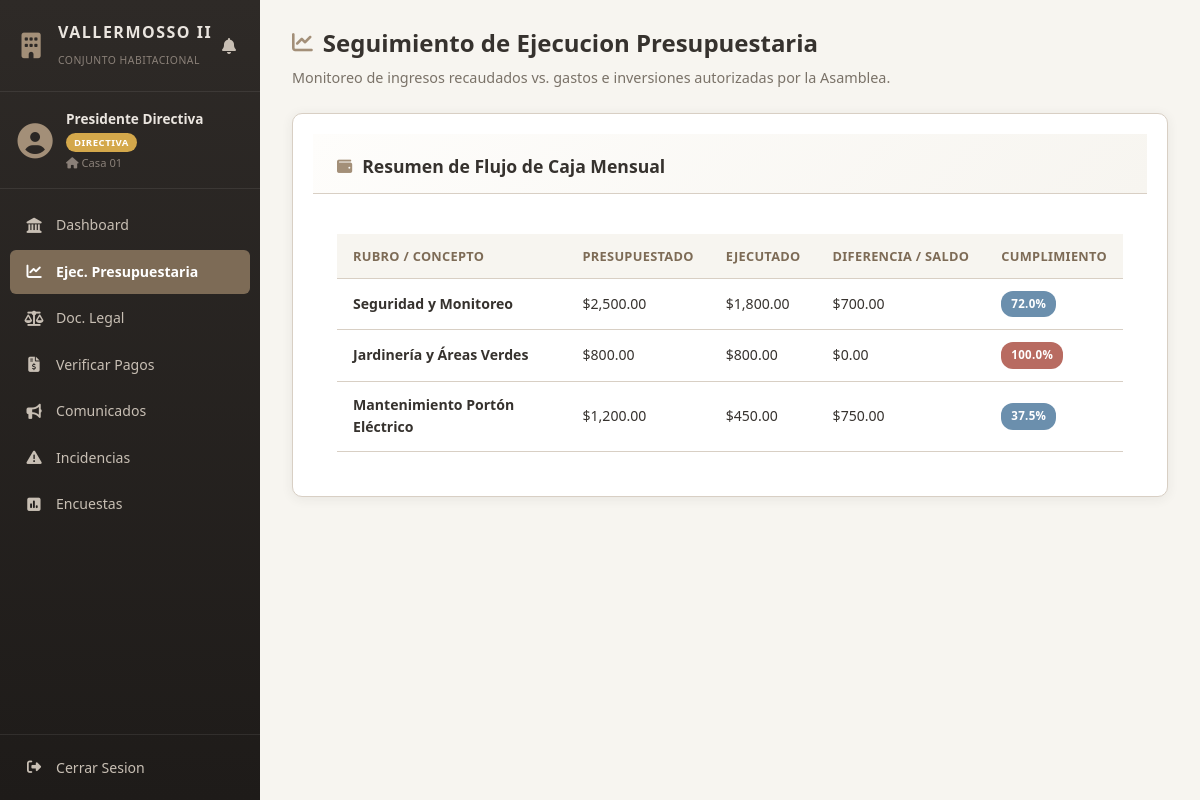
The page /views/directiva/ejecucion_presupuestaria.php (signed in) on the database its author committed.
### tables this page shows
CREATE TABLE `presupuesto` (
  `id_presupuesto` int(11) NOT NULL,
  `rubro` varchar(150) NOT NULL,
  `monto_asignado` decimal(10,2) NOT NULL,
  `monto_ejecutado` decimal(10,2) DEFAULT 0.00,
  `periodo` varchar(20) NOT NULL DEFAULT '2026'
);

### config/db.php (called while the page is built, shortened)
<?php
class Database {
    private static $host = 'localhost';
    private static $db_name = 'vallermosso2_db';
    private static $username = 'root';
    private static $password = '';
    private static $conn = null;
    public static function obtenerConexion() {
        if (self::$conn === null) {
            try {
                self::$conn = new PDO(
                    "mysql:host=" . self::$host . ";dbname=" . self::$db_name . ";charset=utf8mb4",
                    self::$username,
                    self::$password,
                    [
                        PDO::ATTR_ERRMODE => PDO::ERRMODE_EXCEPTION,
                        PDO::ATTR_DEFAULT_FETCH_MODE => PDO::FETCH_ASSOC
                    ]
                );
            } catch (PDOException $e) {
                die("Error de conexión a la base de datos: " . $e->getMessage());
            }
        }
        return self::$conn;
    }
}

### models/Presupuesto.php (called while the page is built)
<?php
require_once __DIR__ . '/../config/db.php';
class Presupuesto {
    private $pdo;
    public function __construct() {
        $this->pdo = Database::obtenerConexion();
    }
    public function obtenerResumenAnual() {
        try {
            $stmt = $this->pdo->query("SELECT id_presupuesto as id, rubro as concepto, monto_asignado, monto_ejecutado, ROUND((monto_ejecutado / monto_asignado) * 100, 1) as porcentaje FROM presupuesto ORDER BY id_presupuesto DESC");
            return $stmt->fetchAll(PDO::FETCH_ASSOC);
        } catch (PDOException $e) {
            return [];
        }
    }
}

### views/directiva/ejecucion_presupuestaria.php (the view, shortened to what this page needs)
<?php
require_once __DIR__ . '/../../models/Presupuesto.php';
$presupuestoModel = new Presupuesto();
$ejecucion = $presupuestoModel->obtenerResumenAnual();
?>
<!DOCTYPE html>
<html lang="es">
<head>
    <link rel="stylesheet" href="../../public/css/style.css">
    <link rel="stylesheet" href="https://cdnjs.cloudflare.com/ajax/libs/font-awesome/6.4.0/css/all.min.css">
</head>
<body>
<div class="app-layout">
    <?php include_once __DIR__ . '/../sidebar.php'; ?>
    <main class="main-content">
        <header class="content-header">
            <h1><i class="fa-solid fa-chart-line"></i> Seguimiento de Ejecucion Presupuestaria</h1>
            <p class="subtitle">Monitoreo de ingresos recaudados vs. gastos e inversiones autorizadas por la Asamblea.</p>
        </header>
        <section class="card">
            <div class="card-header">
                <h2><i class="fa-solid fa-wallet"></i> Resumen de Flujo de Caja Mensual</h2>
            </div>
            <div class="card-body">
                <div class="table-responsive">
                    <table class="table">
                        <thead>
                            <tr>
                                <th>Rubro / Concepto</th>
                                <th>Presupuestado</th>
                                <th>Ejecutado</th>
                                <th>Diferencia / Saldo</th>
                                <th>Cumplimiento</th>
                            </tr>
                        </thead>
                        <tbody>
                            <?php if (empty($ejecucion)): ?>
                                <tr>
                                    <td colspan="5" class="text-center">No hay datos de ejecucion presupuestaria disponibles.</td>
                                </tr>
                            <?php else: ?>
                                <?php foreach ($ejecucion as $row): ?>
                                    <tr>
                                        <td><strong><?= htmlspecialchars($row['concepto']) ?></strong></td>
                                        <td>$<?= number_format($row['monto_asignado'], 2) ?></td>
                                        <td>$<?= number_format($row['monto_ejecutado'], 2) ?></td>
                                        <td>$<?= number_format($row['monto_asignado'] - $row['monto_ejecutado'], 2) ?></td>
                                        <td><span class="badge <?= ($row['porcentaje'] > 90) ? 'badge-danger' : 'badge-info' ?>"><?= $row['porcentaje'] ?>%</span></td>
                                    </tr>
                                <?php endforeach; ?>
                            <?php endif; ?>
                        </tbody>
                    </table>
                </div>
            </div>
        </section>
    </main>
</div>
</body>
</html>

### public/css/style.css (style rules this page uses)
:root { --bg-main: #F7F5F0; --bg-card: #FFFFFF; --primary: #A38F78; --primary-dark: #7D6B56; --secondary: #D8CFC4; --accent: #6E7E65; --danger: #B86B61; --text-main: #36322E; --text-muted: #7A7268; --sidebar-bg: #2E2A27; --sidebar-hover: #3E3732; --sidebar-active: #4A3F38; --sidebar-text: #C8BFB4; --sidebar-text-active: #FFFFFF; --sidebar-width: 260px; --sidebar-collapsed-width: 70px; --shadow: 0 2px 12px rgba(54, 50, 46, 0.08); --shadow-lg: 0 8px 24px rgba(54, 50, 46, 0.12); --radius: 10px; --radius-sm: 6px; --transition: all 0.3s cubic-bezier(0.4, 0, 0.2, 1); }
* { box-sizing: border-box; margin: 0; padding: 0; font-family: 'Segoe UI', Tahoma, Geneva, Verdana, sans-serif; }
body { background-color: var(--bg-main); color: var(--text-main); line-height: 1.6; overflow-x: hidden; }
.app-layout { display: flex; min-height: 100vh; }
.main-content { flex: 1; margin-left: var(--sidebar-width); padding: 30px; transition: var(--transition); min-height: 100vh; }
.content-header { margin-bottom: 28px; }
.content-header h1 { font-size: 1.5rem; font-weight: 700; color: var(--primary-dark); margin-bottom: 4px; display: flex; align-items: center; gap: 10px; }
.content-header h1 i { color: var(--primary); font-size: 1.3rem; }
.content-header .subtitle { color: var(--text-muted); font-size: 0.9rem; }
.card { background: var(--bg-card); border: 1px solid var(--secondary); border-radius: var(--radius); box-shadow: var(--shadow); overflow: hidden; margin-bottom: 24px; }
.card-header { padding: 18px 24px; border-bottom: 1px solid var(--secondary); background: linear-gradient(135deg, #FEFDFB 0%, #F7F5F0 100%); }
.card-header h2 { font-size: 1.05rem; font-weight: 700; color: var(--primary-dark); display: flex; align-items: center; gap: 10px; margin: 0; }
.card-header h2 i { color: var(--primary); font-size: 0.95rem; }
.card-body { padding: 24px; }
.table-responsive { overflow-x: auto; -webkit-overflow-scrolling: touch; }
.table { width: 100%; border-collapse: collapse; }
.table th, .table td { padding: 12px 16px; text-align: left; border-bottom: 1px solid var(--secondary); font-size: 0.88rem; }
.table th { background-color: var(--bg-main); color: var(--primary-dark); font-weight: 700; font-size: 0.8rem; text-transform: uppercase; letter-spacing: 0.3px; white-space: nowrap; }
.badge { display: inline-block; padding: 4px 10px; border-radius: 12px; font-size: 0.72rem; font-weight: 700; text-transform: uppercase; letter-spacing: 0.3px; white-space: nowrap; }
.badge-danger { background: #F5E0DE; color: #8B3D35; }
.badge-info { background: #E3EFF7; color: #3D6B8A; }

### views/sidebar.php (style rules this page uses)
.badge-danger { background: #B86B61; color: #fff; }
.badge-info { background: #6B8FAD; color: #fff; }
.main-content { margin-left: 260px; flex: 1; min-height: 100vh; padding: 24px 32px; transition: all 0.3s cubic-bezier(0.4, 0, 0.2, 1); }
.content-header { margin-bottom: 24px; }
.content-header h1 { font-size: 1.5rem; font-weight: 700; color: #36322E; display: flex; align-items: center; gap: 10px; }
.content-header h1 i { color: #A38F78; }
.content-header .subtitle { color: #7A7268; font-size: 0.9rem; margin-top: 4px; }
.card { background: #FFFFFF; border: 1px solid #D8CFC4; border-radius: 10px; box-shadow: 0 2px 12px rgba(54, 50, 46, 0.08); padding: 20px; margin-bottom: 20px; }
.card-header { display: flex; justify-content: space-between; align-items: center; margin-bottom: 16px; padding-bottom: 12px; border-bottom: 1px solid #D8CFC4; }
.card-header h2, .card-header h3 { font-size: 1.1rem; font-weight: 600; color: #36322E; }
.table-responsive { overflow-x: auto; }
table { width: 100%; border-collapse: collapse; }
table th { background: #F7F5F0; color: #7A7268; font-size: 0.78rem; font-weight: 700; text-transform: uppercase; letter-spacing: 0.3px; padding: 10px 14px; text-align: left; border-bottom: 2px solid #D8CFC4; }
table td { padding: 10px 14px; font-size: 0.88rem; color: #36322E; border-bottom: 1px solid #EDE9E3; vertical-align: middle; }

### rows shown on the page
presupuesto: rubro "Seguridad y Monitoreo", monto_asignado "2,500.00", monto_ejecutado "1,800.00", $row['monto_asignado'] - $row['monto_ejecutado'] "700.00", porcentaje "72.0"
presupuesto: rubro "Jardinería y Áreas Verdes", monto_asignado "800.00", monto_ejecutado "800.00", $row['monto_asignado'] - $row['monto_ejecutado'] "0.00", porcentaje "100.0"
presupuesto: rubro "Mantenimiento Portón Eléctrico", monto_asignado "1,200.00", monto_ejecutado "450.00", $row['monto_asignado'] - $row['monto_ejecutado'] "750.00", porcentaje "37.5"

### other values the page prints
$nombre "Presidente Directiva"
$rol "DIRECTIVA"
$vivienda "Casa 01"
$item['label'] "Dashboard"
$item['label'] "Ejec. Presupuestaria"
$item['label'] "Doc. Legal"
$item['label'] "Verificar Pagos"
$item['label'] "Comunicados"
$item['label'] "Incidencias"
$item['label'] "Encuestas"
